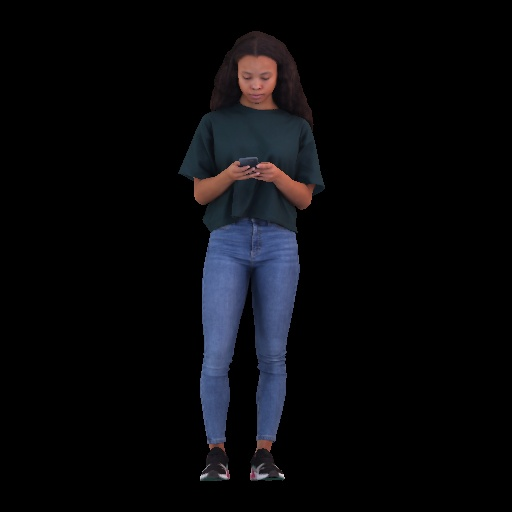
#> input picture Samples/RENDER/rp_adanna_posed_001/0000_0_00.jpg, 512 x 512 px, found by its file name
$ python mask_augmentation.py
#> lines starting #> are read from the running program, lines starting #| are printed output that depends on the picture; after the words box and inside, x2 and y2 are one past the last pixel; in counts of white or black regions, pixels touching at a corner belong together
# -*- coding: utf-8 -*-
import random
import numpy as np
import cv2


class MaskAug(object):
    """docstring for ClassName"""
    COLOR_GRAY = 127

    def __init__(self, img_height: int, img_width: int,
                 block_size: int = 2, ratio: float = 0.3) -> None:
#> in debug_main, left_img is the input picture: shape (512, 512, 3); mean B, G, R 11.4, 8.8, 8.5
        super().__init__()
        assert((img_height % block_size == 0) and (img_width % block_size == 0))
        self._img_height = img_height
        self._img_width = img_width
        self._block_size = block_size
        self._block_width_num = int(img_width / block_size)
        self._block_height_num = int(img_height / block_size)
        self._block_num = int(img_height * img_width / block_size / block_size)
        self._block_num_list = list(range(0, self._block_num))
        self._sample_num = int(self._block_num * ratio)

    def _generate_mask(self) -> np.array:
        random_sample_list = random.sample(self._block_num_list, self._sample_num)
        mask = np.ones([self._img_height, self._img_width], dtype = float)
        for sample_id in random_sample_list:
            height_id = sample_id // self._block_width_num
            width_id = sample_id % self._block_width_num
            cy = height_id * self._block_size
            cx = width_id * self._block_size
            mask[cy:cy + self._block_size, cx:cx + self._block_size] = 0
        return mask

    def __call__(self, img) -> np.array:
        mask = self._generate_mask()
        img[:, :, 0] = img[:, :, 0] * mask
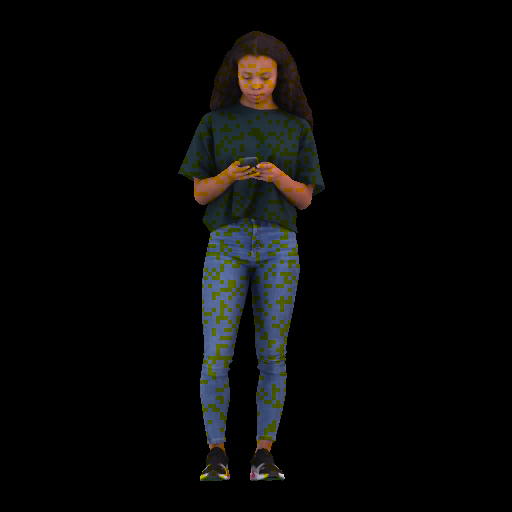
#> img: shape (512, 512, 3); mean B, G, R 8, 8.8, 8.5
        img[:, :, 1] = img[:, :, 1] * mask
        img[:, :, 2] = img[:, :, 2] * mask
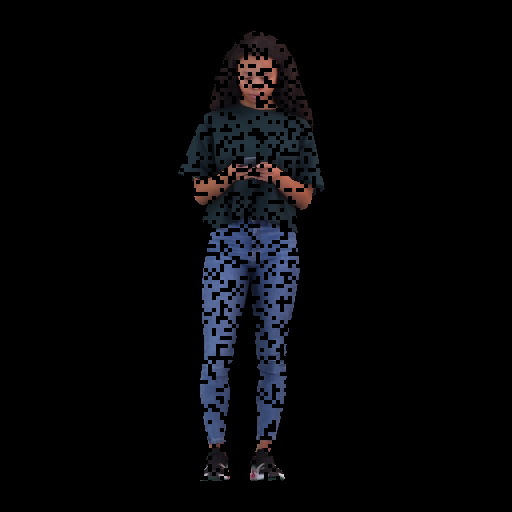
#> img: shape (512, 512, 3); mean B, G, R 8, 6.1, 6
        return img, mask


def debug_main():
    mask_aug = MaskAug(512, 512, block_size=4, ratio=0.3)
    left_img = np.array(cv2.imread('/home/lixing/Documents/BodyReconstruction_test/RenderPeople/RENDER/rp_adanna_posed_001/0000_0_00.jpg'))

    left_img_mask, mask = mask_aug(left_img)
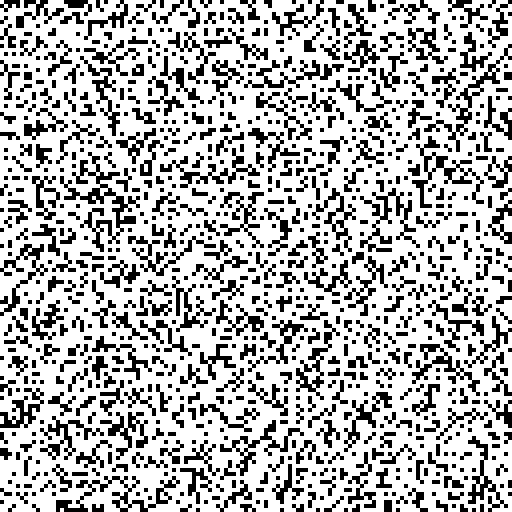
#> mask: shape (512, 512) float64; values 0 (black) and 1 (white), 70% white; 816 black regions (320 under 20 px), largest, box (x1, y1, x2, y2) and area: (60, 152, 140, 252) 1872, (56, 476, 180, 512) 1232, (412, 136, 484, 208) 1104
    left_img_mask[:, :, 0] = left_img[:, :, 0] * mask + (1 - mask) * MaskAug.COLOR_GRAY
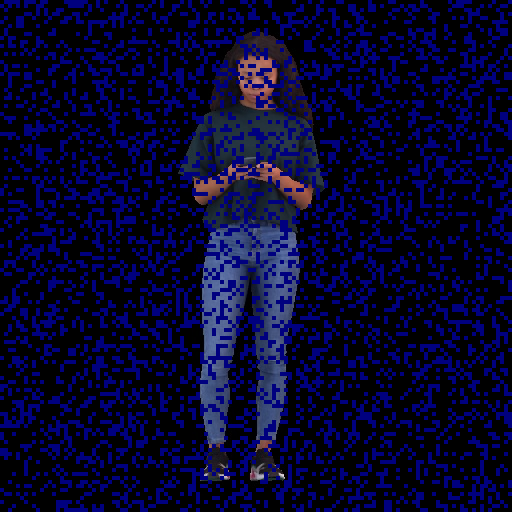
#> left_img_mask: shape (512, 512, 3); mean B, G, R 46.1, 6.1, 6
    left_img_mask[:, :, 1] = left_img[:, :, 1] * mask + (1 - mask) * MaskAug.COLOR_GRAY
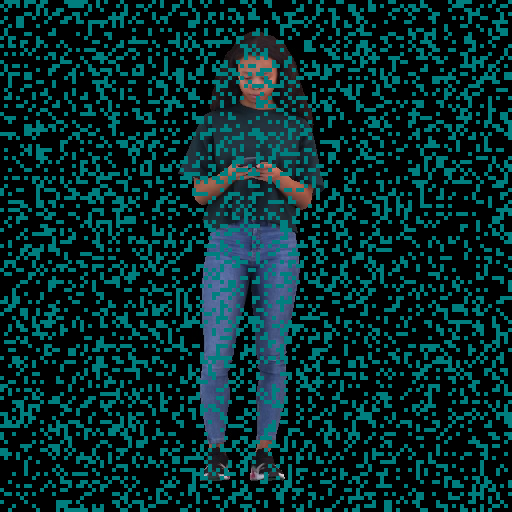
#> left_img_mask: shape (512, 512, 3); mean B, G, R 46.1, 44.2, 6
    left_img_mask[:, :, 2] = left_img[:, :, 2] * mask + (1 - mask) * MaskAug.COLOR_GRAY
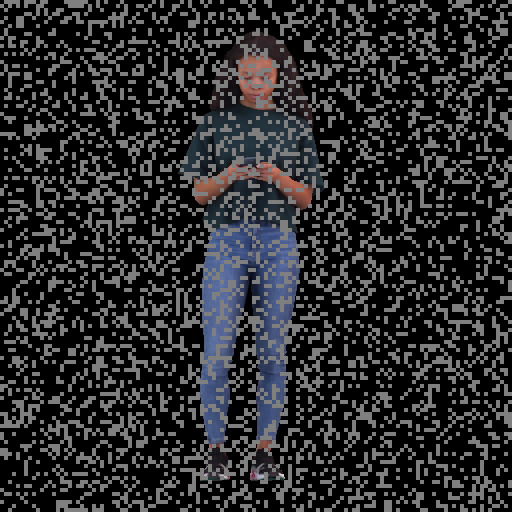
#> left_img_mask: shape (512, 512, 3); mean B, G, R 46.1, 44.2, 44.1
    cv2.imwrite('/home/lixing/Programs/BodyReconstruction_Mask_2/Example/color_mask_2_0.3.png', left_img_mask)
    depth_img = np.array(cv2.imread('/home/lixing/Programs/BodyReconstruction_Mask_2/Example/depth_front.png'))
    depth_img_mask = depth_img
#> (the run stopped early here; a loop or call above may not have finished)

$ run again, with Samples/RENDER/rp_adanna_posed_010/0000_0_00.jpg copied over Samples/RENDER/rp_adanna_posed_001/0000_0_00.jpg
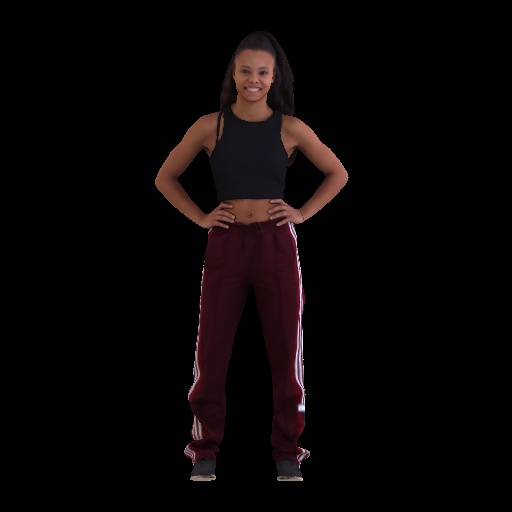
#> input picture Samples/RENDER/rp_adanna_posed_010/0000_0_00.jpg, 512 x 512 px, found by its file name
#> in debug_main, left_img is the input picture: shape (512, 512, 3); mean B, G, R 5.5, 5.3, 9.4
#> mask: shape (512, 512) float64; values 0 (black) and 1 (white), 70% white; 816 black regions (320 under 20 px), largest, box (x1, y1, x2, y2) and area: (60, 152, 140, 252) 1872, (56, 476, 180, 512) 1232, (412, 136, 484, 208) 1104
#> in debug_main, `left_img_mask[:, :, 1] = left_img[:, :, 1] * mask + (1 - mask) * MaskA..`:
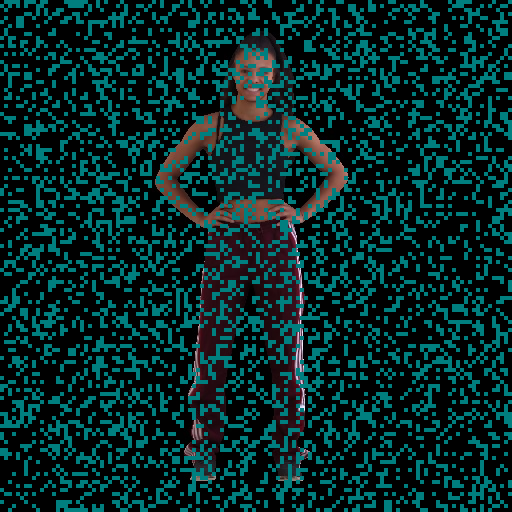
#> left_img_mask: shape (512, 512, 3); mean B, G, R 41.9, 41.8, 6.6
#> in debug_main, `left_img_mask[:, :, 2] = left_img[:, :, 2] * mask + (1 - mask) * MaskA..`:
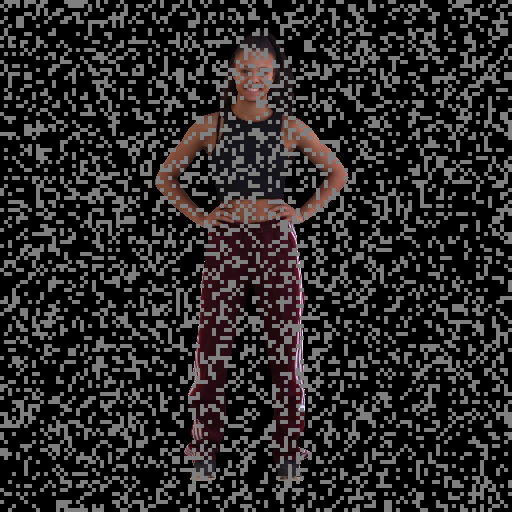
#> left_img_mask: shape (512, 512, 3); mean B, G, R 41.9, 41.8, 44.7
